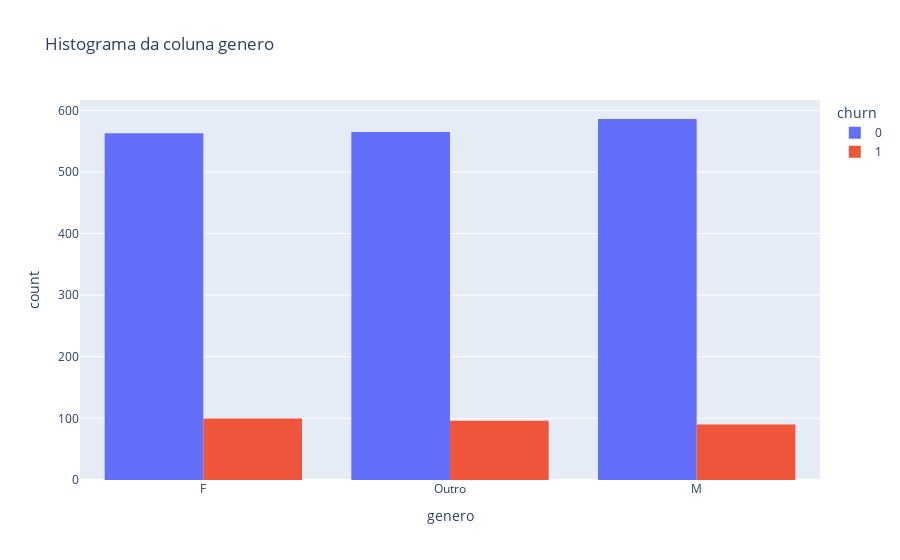

This figure's notebook cell:
### Code cell
for col in colunas_categoricas:
  fig = px.histogram(df, x=col, color='churn', title=f'Histograma da coluna {col}', barmode='group')
  fig.show()

### Figure 1 — Plotly figure (JSON) as saved in the notebook; plotly's stock layout.template omitted (floating-point values rounded to 4 significant figures; data arrays with more than 128 entries replaced by an {"elided": "..."} marker saying what was removed)
{"data": [{"alignmentgroup": "True", "bingroup": "x", "hovertemplate": "churn=0<br>genero=%{x}<br>count=%{y}<extra></extra>", "legendgroup": "0", "marker": {"color": "#636efa", "pattern": {"shape": ""}}, "name": "0", "offsetgroup": "0", "orientation": "v", "showlegend": true, "type": "histogram", "x": {"elided": "1714 str values"}, "xaxis": "x", "yaxis": "y"}, {"alignmentgroup": "True", "bingroup": "x", "hovertemplate": "churn=1<br>genero=%{x}<br>count=%{y}<extra></extra>", "legendgroup": "1", "marker": {"color": "#EF553B", "pattern": {"shape": ""}}, "name": "1", "offsetgroup": "1", "orientation": "v", "showlegend": true, "type": "histogram", "x": {"elided": "286 str values"}, "xaxis": "x", "yaxis": "y"}], "layout": {"barmode": "group", "legend": {"title": {"text": "churn"}, "tracegroupgap": 0}, "title": {"text": "Histograma da coluna genero"}, "xaxis": {"anchor": "y", "domain": [0, 1], "title": {"text": "genero"}}, "yaxis": {"anchor": "x", "domain": [0, 1], "title": {"text": "count"}}}}
